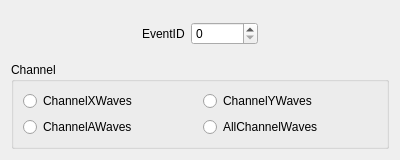
<?xml version="1.0" encoding="UTF-8"?>
<ui version="4.0">
 <class>FormDrawEventWaves</class>
 <widget class="QWidget" name="FormDrawEventWaves">
  <property name="geometry">
   <rect>
    <x>0</x>
    <y>0</y>
    <width>400</width>
    <height>160</height>
   </rect>
  </property>
  <property name="windowTitle">
   <string>Form</string>
  </property>
  <layout class="QGridLayout" name="gridLayout">
   <item row="1" column="0">
    <widget class="QGroupBox" name="groupBox">
     <property name="title">
      <string>Channel</string>
     </property>
     <layout class="QGridLayout" name="gridLayout_3">
      <item row="0" column="0">
       <widget class="QRadioButton" name="radioButtonX">
        <property name="text">
         <string>ChannelXWaves</string>
        </property>
       </widget>
      </item>
      <item row="0" column="1">
       <widget class="QRadioButton" name="radioButtonY">
        <property name="text">
         <string>ChannelYWaves</string>
        </property>
       </widget>
      </item>
      <item row="1" column="0">
       <widget class="QRadioButton" name="radioButtonA">
        <property name="text">
         <string>ChannelAWaves</string>
        </property>
       </widget>
      </item>
      <item row="1" column="1">
       <widget class="QRadioButton" name="radioButtonAll">
        <property name="text">
         <string>AllChannelWaves</string>
        </property>
       </widget>
      </item>
     </layout>
    </widget>
   </item>
   <item row="0" column="0">
    <widget class="QWidget" name="widget" native="true">
     <layout class="QHBoxLayout" name="horizontalLayout">
      <item>
       <spacer name="horizontalSpacer_3">
        <property name="orientation">
         <enum>Qt::Horizontal</enum>
        </property>
        <property name="sizeHint" stdset="0">
         <size>
          <width>40</width>
          <height>20</height>
         </size>
        </property>
       </spacer>
      </item>
      <item>
       <widget class="QLabel" name="label">
        <property name="text">
         <string>EventID</string>
        </property>
       </widget>
      </item>
      <item>
       <widget class="QSpinBox" name="spinBoxEventID">
        <property name="maximum">
         <number>1000000</number>
        </property>
       </widget>
      </item>
      <item>
       <spacer name="horizontalSpacer_4">
        <property name="orientation">
         <enum>Qt::Horizontal</enum>
        </property>
        <property name="sizeHint" stdset="0">
         <size>
          <width>40</width>
          <height>20</height>
         </size>
        </property>
       </spacer>
      </item>
     </layout>
    </widget>
   </item>
  </layout>
 </widget>
 <resources/>
 <connections/>
</ui>
